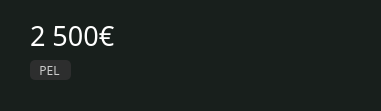
   <widget class="QWidget" name="widget_14" native="true">
    <property name="geometry">
     <rect>
      <x>1240</x>
      <y>300</y>
      <width>381</width>
      <height>111</height>
     </rect>
    </property>
    <property name="styleSheet">
     <string notr="true">QWidget {
    background-color: #181F1C;
border-radius: 10px; 
}</string>
    </property>
    <widget class="QLabel" name="labelPELAccountBalance">
     <property name="geometry">
      <rect>
       <x>30</x>
       <y>20</y>
       <width>211</width>
       <height>31</height>
      </rect>
     </property>
     <property name="font">
      <font>
       <family>Montserrat SemiBold</family>
       <pointsize>20</pointsize>
      </font>
     </property>
     <property name="styleSheet">
      <string notr="true">QLabel {
    color: white;
}</string>
     </property>
     <property name="text">
      <string>2 500€</string>
     </property>
    </widget>
    <widget class="QLabel" name="label_33">
     <property name="geometry">
      <rect>
       <x>30</x>
       <y>60</y>
       <width>41</width>
       <height>20</height>
      </rect>
     </property>
     <property name="font">
      <font>
       <family>Montserrat Light</family>
       <pointsize>9</pointsize>
      </font>
     </property>
     <property name="styleSheet">
      <string notr="true">QLabel {
    background-color: #2D2E2E;
    color: #CCCCCC;
    border-radius: 5px; 
}</string>
     </property>
     <property name="text">
      <string>   PEL</string>
     </property>
    </widget>
    <widget class="QFrame" name="frame_10">
     <property name="geometry">
      <rect>
       <x>330</x>
       <y>10</y>
       <width>41</width>
       <height>31</height>
      </rect>
     </property>
     <property name="styleSheet">
      <string notr="true">QFrame{
background:url(:/assets/nut.png);
background-repeat: none;
background-position: center;
}</string>
     </property>
     <property name="frameShape">
      <enum>QFrame::StyledPanel</enum>
     </property>
     <property name="frameShadow">
      <enum>QFrame::Raised</enum>
     </property>
    </widget>
   </widget>
